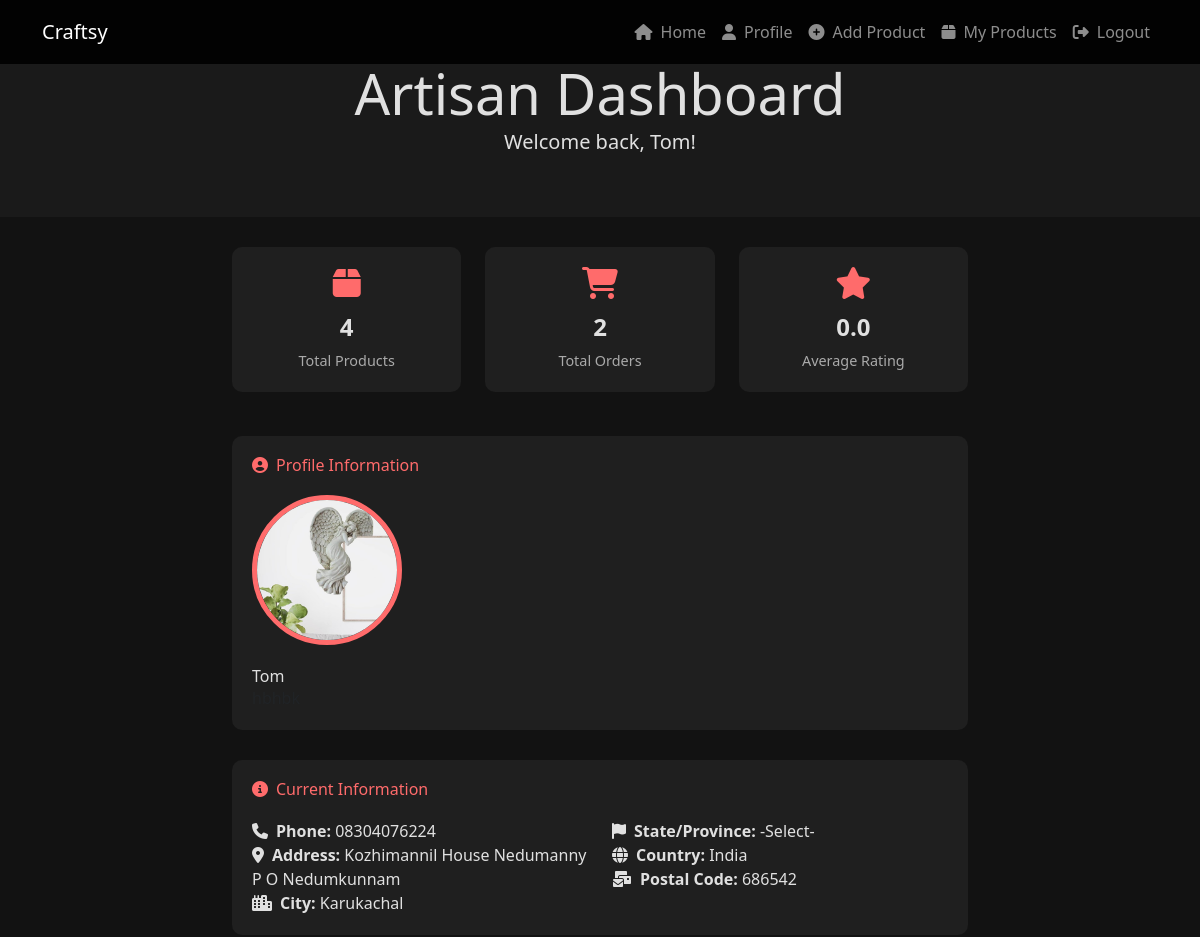
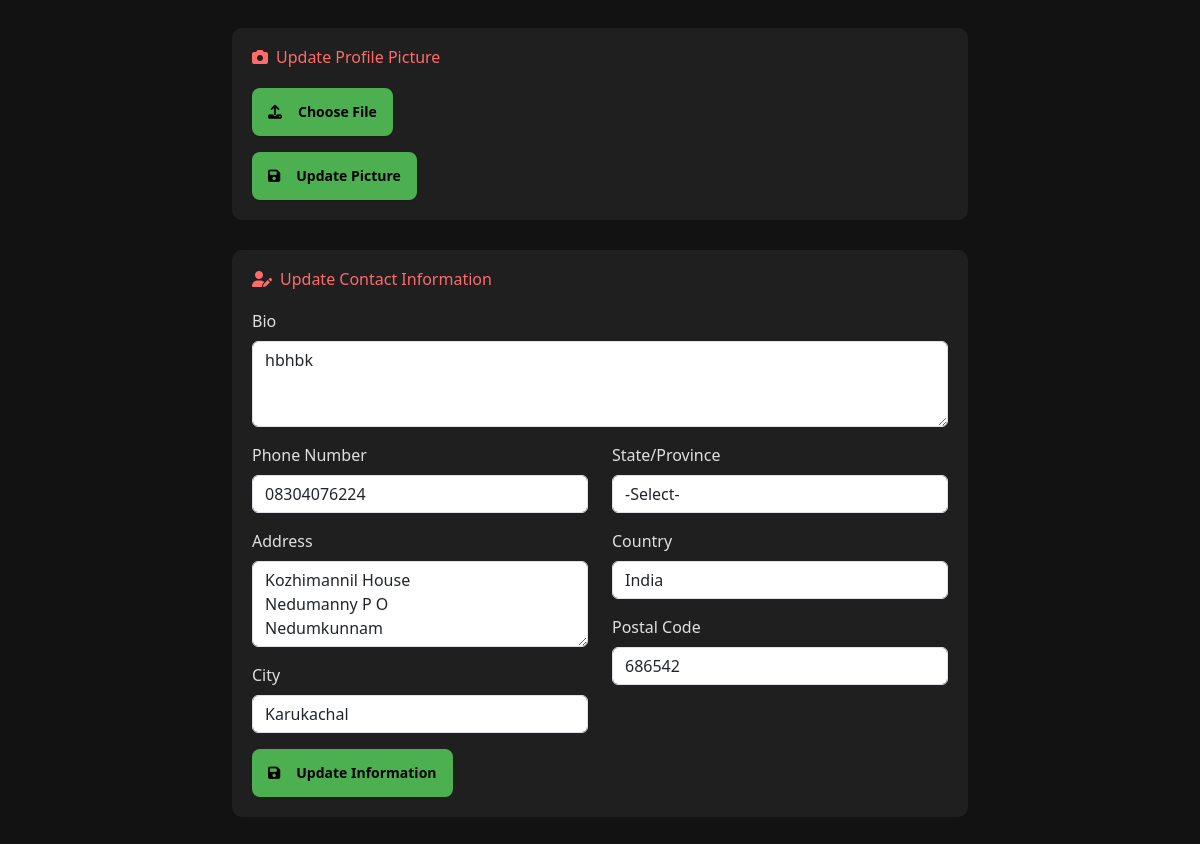
The page /artisan/profile/ (signed in) on the database as committed earlier (2 pictures, top to bottom).
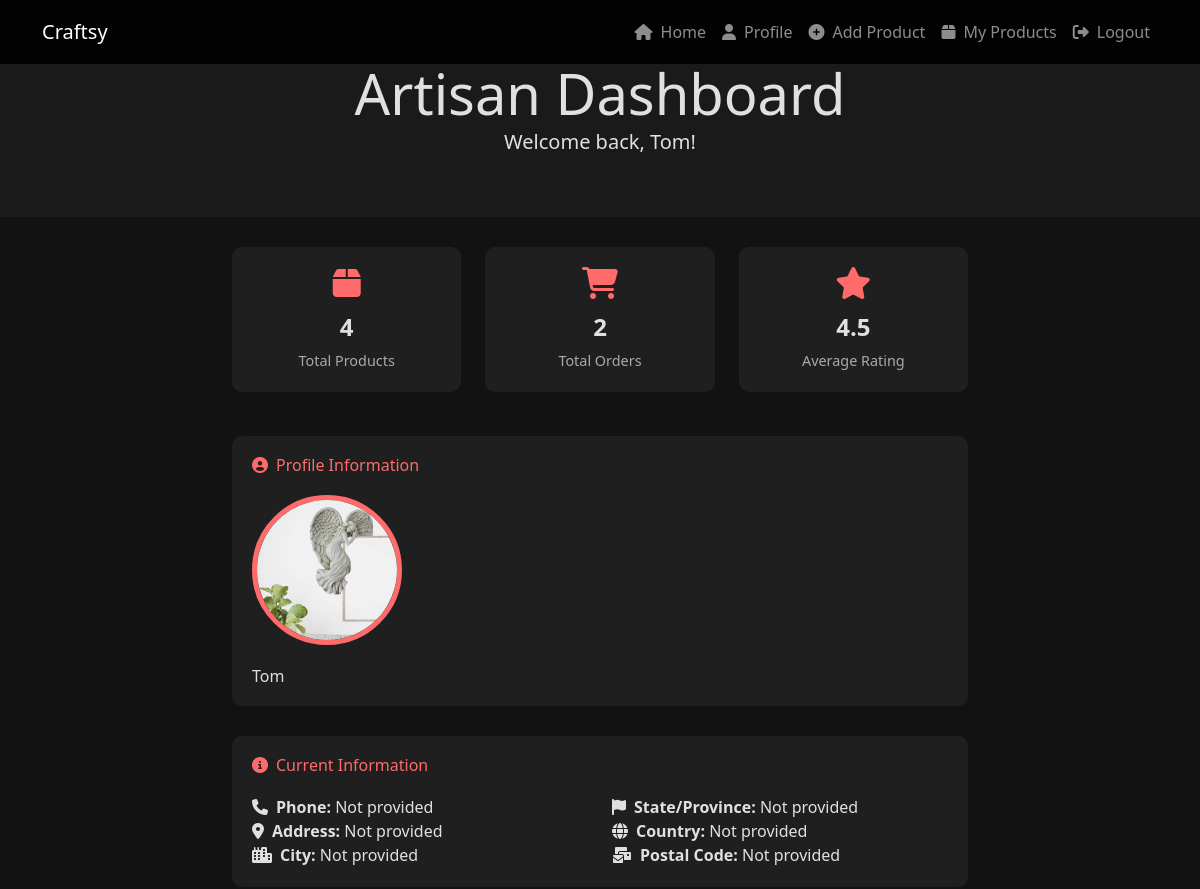
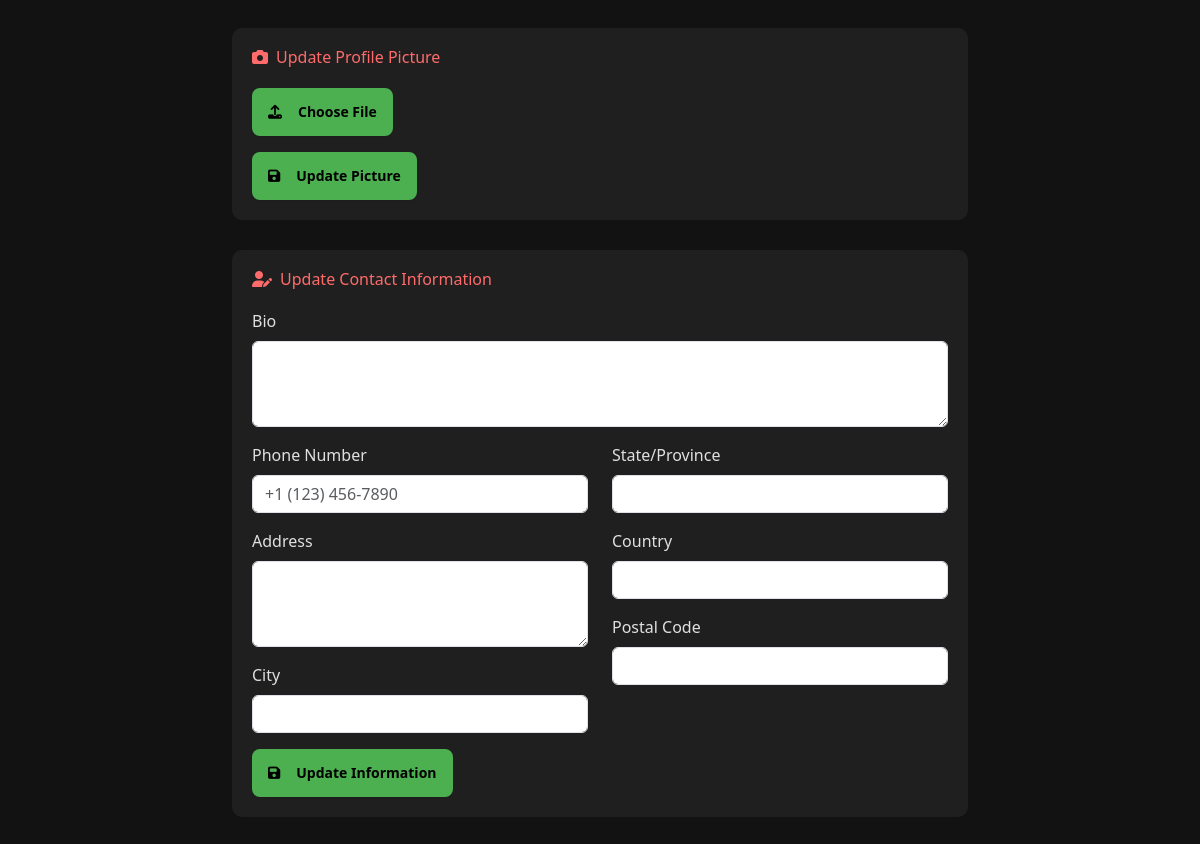
The same page on the database as committed later (2 pictures, top to bottom).
### accounts/models.py (models this page shows, shortened)
class Artisan(models.Model):
    user = models.OneToOneField(User, on_delete=models.CASCADE)
    bio = models.TextField(blank=True)
    phone = models.CharField(max_length=20, blank=True)
    address = models.TextField(blank=True)
    city = models.CharField(max_length=100, blank=True)
    state = models.CharField(max_length=100, blank=True)
    country = models.CharField(max_length=100, blank=True)
    postal_code = models.CharField(max_length=20, blank=True)
    profile_picture = models.ImageField(upload_to='profile_pics/', blank=True, null=True)
    gst_number = models.CharField(max_length=15, blank=True, null=True)
    gst_certificate = models.FileField(upload_to='gst_certificates/', blank=True, null=True)

class User(AbstractUser):
    USER_TYPE_CHOICES = (
        ('artisan', 'Artisan'),
        ('customer', 'Customer'),
        ('admin', 'Admin'),
    )
    user_type = models.CharField(max_length=10, choices=USER_TYPE_CHOICES, default="customer")
    created_at = models.DateTimeField(auto_now_add=True)
    updated_at = models.DateTimeField(auto_now=True)
    status = models.CharField(max_length=20, default='active')

### accounts/views.py (the view)
# urls.py: path('artisan/profile/', views.artisan_profile, name='artisan_profile'),
@login_required
def artisan_profile(request):
    artisan = get_object_or_404(Artisan, user=request.user)
    if request.method == 'POST':
        if 'profile_picture' in request.FILES:
            artisan.profile_picture = request.FILES['profile_picture']
            artisan.save()
            messages.success(request, 'Profile picture updated successfully.')
            return redirect('artisan_profile')
        else:
            form = ArtisanProfileForm(request.POST, instance=artisan)
            if form.is_valid():
                form.save()
                messages.success(request, 'Profile updated successfully.')
                return redirect('artisan_profile')
            else:
                messages.error(request, 'Error updating profile. Please check the form.')
    else:
        form = ArtisanProfileForm(instance=artisan)
    context = {
        'artisan': artisan,
        'form': form,
        'total_products': Product.objects.filter(artisan=artisan).count(),
        'total_orders': Order.objects.filter(items__product__artisan=artisan).distinct().count(),
        'average_rating': Review.objects.filter(product__artisan=artisan).aggregate(Avg('rating'))['rating__avg'] or 0,
    }
    return render(request, 'artisan_profile.html', context)

### accounts/forms.py
class ArtisanProfileForm(forms.ModelForm):
    class Meta:
        model = Artisan
        fields = ['bio', 'phone', 'address', 'city', 'state', 'country', 'postal_code', 'profile_picture']
        widgets = {
            'bio': forms.Textarea(attrs={'class': 'form-control', 'rows': 3}),
            'phone': forms.TextInput(attrs={'class': 'form-control'}),
            'address': forms.TextInput(attrs={'class': 'form-control'}),
            'city': forms.TextInput(attrs={'class': 'form-control'}),
            'state': forms.TextInput(attrs={'class': 'form-control'}),
            'country': forms.TextInput(attrs={'class': 'form-control'}),
            'postal_code': forms.TextInput(attrs={'class': 'form-control'}),
            'profile_picture': forms.ClearableFileInput(attrs={'class': 'form-control-file'}),
        }

### templates/artisan_profile.html (shortened to what the changed rows need)
<!DOCTYPE html>
<html lang="en">
<head>
    <link href="https://cdn.jsdelivr.net/npm/bootstrap@5.3.0/dist/css/bootstrap.min.css" rel="stylesheet">
    <link rel="stylesheet" href="https://cdnjs.cloudflare.com/ajax/libs/font-awesome/6.5.2/css/all.min.css">
    <link href="https://cdn.jsdelivr.net/npm/daisyui@latest/dist/full.css" rel="stylesheet">
</head>
<body>
    <section class="hero-section">
        <div class="container">
            <div class="row">
                <div class="col-md-8 offset-md-2 text-center">
                    <h1 class="display-4">Artisan Dashboard</h1>
                    <p class="lead">Welcome back, {{ artisan.user.username }}!</p>
                </div>
            </div>
        </div>
    </section>
    <div class="container">
        <div class="row">
            <div class="col-md-8 offset-md-2 fade-in">
                <div class="row mb-4">
                    <div class="col-md-4">
                        <div class="stats-card">
                            <i class="fas fa-star stats-icon"></i>
                            <div class="stats-number">{{ average_rating|floatformat:1 }}</div>
                            <div class="stats-label">Average Rating</div>
                        </div>
                    </div>
                </div>
                <div class="info-section">
                    <h3><i class="fas fa-user-circle me-2"></i>Profile Information</h3>
                    <div class="profile-picture-container">
                        {% if artisan.profile_picture %}
                        <img src="{{ artisan.profile_picture.url }}" alt="Profile Picture" class="profile-picture mb-3">
                        {% else %}
                        <img src="https://via.placeholder.com/150" alt="Default Profile Picture" class="profile-picture mb-3">
                        {% endif %}
                    </div>
                    <h2>{{ artisan.user.username }}</h2>
                    <p class="text-muted">{{ artisan.bio }}</p>
                </div>
                <div class="info-section">
                    <div class="row">
                        <div class="col-md-6">
                            <p><i class="fas fa-phone me-2"></i><strong>Phone:</strong> {{ artisan.phone|default:"Not provided" }}</p>
                            <p><i class="fas fa-map-marker-alt me-2"></i><strong>Address:</strong> {{ artisan.address|default:"Not provided" }}</p>
                            <p><i class="fas fa-city me-2"></i><strong>City:</strong> {{ artisan.city|default:"Not provided" }}</p>
                        </div>
                        <div class="col-md-6">
                            <p><i class="fas fa-flag me-2"></i><strong>State/Province:</strong> {{ artisan.state|default:"Not provided" }}</p>
                            <p><i class="fas fa-globe me-2"></i><strong>Country:</strong> {{ artisan.country|default:"Not provided" }}</p>
                            <p><i class="fas fa-mail-bulk me-2"></i><strong>Postal Code:</strong> {{ artisan.postal_code|default:"Not provided" }}</p>
                        </div>
                    </div>
                </div>
                <div class="info-section">
                    <form method="post" action="{% url 'artisan_profile' %}">
                        <div class="mb-3">
                            <label for="bio" class="form-label">Bio</label>
                            <textarea class="form-control" id="bio" name="bio" rows="3">{{ artisan.bio }}</textarea>
                        </div>
                        <div class="row">
                            <div class="col-md-6">
                                <div class="mb-3">
                                    <label for="phone" class="form-label">Phone Number</label>
                                    <input type="tel" class="form-control" id="phone" name="phone" placeholder="+1 (123) 456-7890" value="{{ artisan.phone }}">
                                </div>
                                <div class="mb-3">
                                    <label for="address" class="form-label">Address</label>
                                    <textarea class="form-control" id="address" name="address" rows="3">{{ artisan.address }}</textarea>
                                </div>
                                <div class="mb-3">
                                    <label for="city" class="form-label">City</label>
                                    <input type="text" class="form-control" id="city" name="city" value="{{ artisan.city }}">
                                </div>
                            </div>
                            <div class="col-md-6">
                                <div class="mb-3">
                                    <label for="state" class="form-label">State/Province</label>
                                    <input type="text" class="form-control" id="state" name="state" value="{{ artisan.state }}">
                                </div>
                                <div class="mb-3">
                                    <label for="country" class="form-label">Country</label>
                                    <input type="text" class="form-control" id="country" name="country" value="{{ artisan.country }}">
                                </div>
                                <div class="mb-3">
                                    <label for="postal_code" class="form-label">Postal Code</label>
                                    <input type="text" class="form-control" id="postal_code" name="postal_code" value="{{ artisan.postal_code }}">
                                </div>
                            </div>
                        </div>
                    </form>
                </div>
            </div>
        </div>
    </div>
</body>
</html>

Rows that differ between the two databases and show on the page:
changed Artisan "Tom": phone "08304076224" → "Not provided"; address "Kozhimannil House Nedumanny P O Nedumkunnam" → "Not provided"; city "Karukachal" → "Not provided"; state "-Select-" → "Not provided"; country "India" → "Not provided"; postal_code "686542" → "Not provided"; bio "hbhbk" → (not shown); phone "08304076224" → (not shown); address "Kozhimannil House Nedumanny P O Nedumkunnam" → (not shown); city "Karukachal" → (not shown); state "-Select-" → (not shown); country "India" → (not shown); postal_code "686542" → (not shown)
Other text that changed with them:
{{ average_rating|floatformat:1 }}: "0.0" → "4.5"
